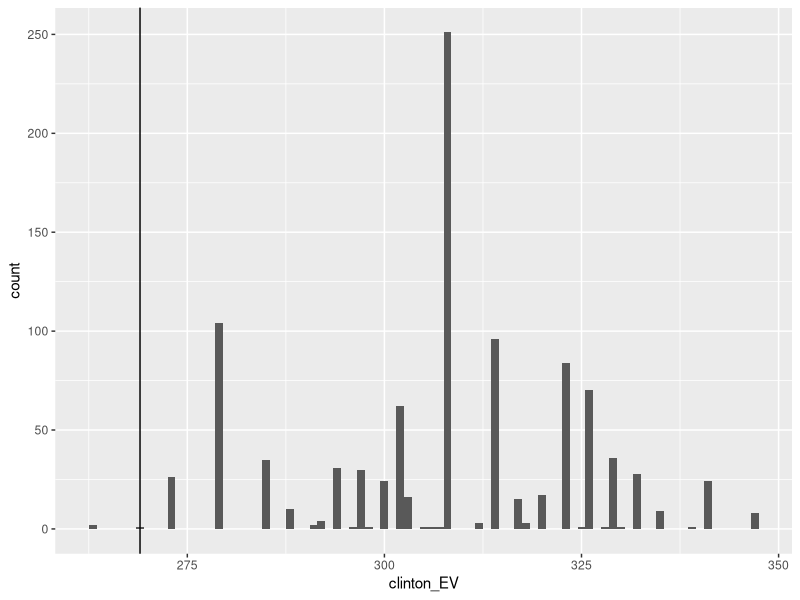
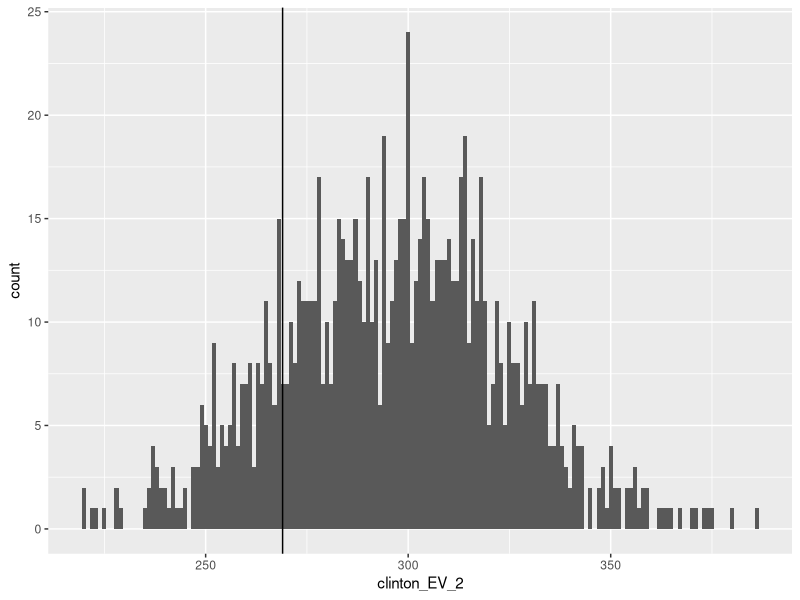

Write R code to recreate these figures, in order.
## Election forecasting by the Electoral College.

## 2023.04.02



## CODE: Top 5 states ranked by electoral votes.
# The results_us_election_2016 object is defined in the 'dslabs' package:
library(tidyverse)
library(dslabs)
data("polls_us_election_2016")
head(results_us_election_2016)   # this should be like a sub-section of "polls_us_election_2016"

results_us_election_2016 %>% arrange(desc(electoral_votes)) %>% top_n(5, electoral_votes)



## CODE: Computing the average and standard deviation for each state.
results <- polls_us_election_2016 %>%
           filter(state != "U.S." & 
                  !grepl("CD", state) & 
                  enddate >= "2016-10-31" & 
                  (grade %in% c("A+","A", "A-", "B+") | is.na(grade))) %>%
            mutate(spread = rawpoll_clinton/100 - rawpoll_trump/100) %>%
            group_by(state) %>%
            summarize(avg = mean(spread), sd = sd(spread), n = n()) %>%
            mutate(state = as.character(state))

# 10 closest races = battleground states
results %>% arrange(abs(avg))

# joining electoral college votes and results
results <- left_join(results, results_us_election_2016, by="state")

# states with no polls: note Rhode Island and Distric of Columbia = Democrat
results_us_election_2016 %>% filter(!state %in% results$state)

# assigns sd (standard deviation) to states with just one poll as media of other sd values
results <- results %>% mutate(sd = ifelse(is.na(sd), median(results$sd, na.rm = TRUE), sd))



## CODE: Calculating the posterior mean and posterior standard error.
# Note there is a small error in the video code. B should be defined as: sigma^2 / (sigma^ + tau^2)

mu <- 0
tau <- 0.02
results %>% mutate(sigma = sd/sqrt(n),                        # se = sqrt(p*(1-p)/N) = sd/sqrt(N)
                   B = sigma^2 / (sigma^2 + tau^2),
                   posterior_mean = B * mu + (1 - B) * avg,  # Y = avg
                   posterior_se = sqrt(1 / (1/sigma^2 + 1/tau^2))) %>%
            arrange(abs(posterior_mean))



## CODE: Monte Carlo simulation of Election Night results (no general bias, sigma_b = 0)
mu <- 0 
tau <- 0.02
clinton_EV <- replicate(1000, {
  results %>% mutate(sigma = sd/sqrt(n),
                     B = sigma^2 / (sigma^2 + tau^2),
                     posterior_mean = B * mu + (1 - B) * avg,
                     posterior_se = sqrt(1 / (1/sigma^2 + 1/tau^2)),
                     simulated_result = rnorm(length(posterior_mean), posterior_mean, posterior_se),
                     clinton = ifelse(simulated_result > 0, electoral_votes, 0)) %>%   # award votes if Clinton wins state
    summarize(clinton = sum(clinton)) %>%    # total votes for Clinton
    .$clinton + 7    # 7 votes for Rhode Island and DC.
})
mean(clinton_EV > 269)    # over 269 votes wins election  
# What is the probability that Clinton wins the electoral vote in overall simulation?
# 0.995

# histogram of outcomes
data.frame(clinton_EV) %>%
  ggplot(aes(clinton_EV)) +
  geom_histogram(binwidth = 1) +
  geom_vline(xintercept = 269)



## CODE: Monte Carlo simulation including general bias.
mu <- 0
tau <- 0.02
bias_sd <- 0.03    # sigma_b, antes era 0.025 supongo que lo redondearon.
clinton_EV_2 <- replicate(1000, {
  results %>% mutate(sigma = sqrt(sd^2/(n) + bias_sd^2),    # added bias_sd term
                     B = sigma^2/ (sigma^2 + tau^2),
                     posterior_mean = B * mu + (1 - B) * avg,
                     posterior_se = sqrt(1 / (1/sigma^2 + 1/tau^2)),
                     simulated_result = rnorm(length(posterior_mean), posterior_mean, posterior_se),
                     clinton = ifelse(simulated_result > 0, electoral_votes, 0)) %>%
              summarize(clinton = sum(clinton)) %>%   # total votes for Clinton
              .$clinton  + 7    # 7 votes for Rhode Island and DC
})
mean(clinton_EV_2 > 269)    # over 269 votes wins election
# What is the probability that Clinton wins the electoral vote in overall simulation?
# 0.857

data.frame(clinton_EV_2) %>%
  ggplot(aes(clinton_EV_2)) +
  geom_histogram(binwidth = 1) +
  geom_vline(xintercept = 269)
